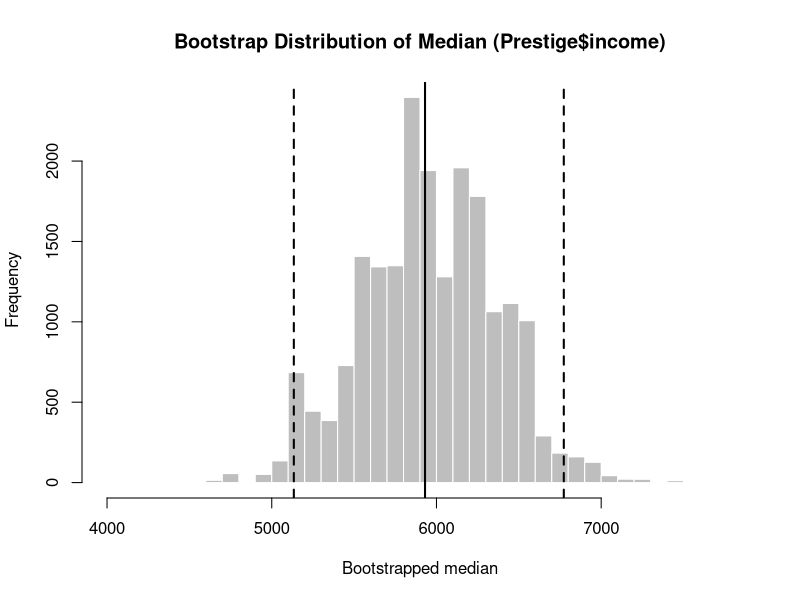
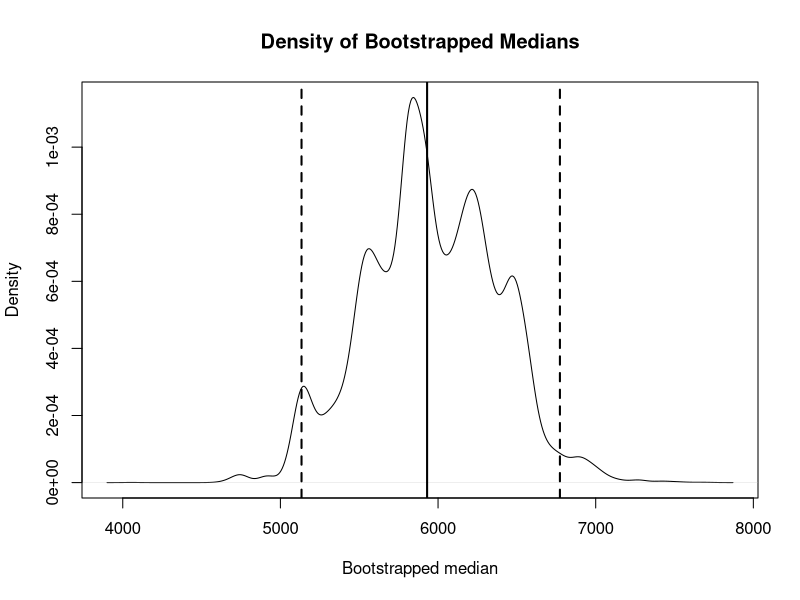

R code for these plots, in order:
set.seed(123)

# Load the dataset
library(car)
data("Prestige")

income <- Prestige$income
income <- income[!is.na(income)]  # safety

# Bootstrapping setup
B <- 20000
n <- length(income)
boot_medians <- numeric(B)

# Bootstrap resampling
for (b in 1:B) {
  sample_b <- sample(income, size = n, replace = TRUE)
  boot_medians[b] <- median(sample_b)
}

# Point estimate (sample median)
median_hat <- median(income)

# 95% bootstrap percentile CI
ci <- quantile(boot_medians, probs = c(0.025, 0.975))

# Print results
cat("Sample median:", median_hat, "\n")
cat("95% Bootstrap CI for median:\n")
print(ci)

# Visualize outcomes
hist(boot_medians,
     breaks = 30,
     main = "Bootstrap Distribution of Median (Prestige$income)",
     xlab = "Bootstrapped median",
     col = "gray",
     border = "white")

abline(v = median_hat, lwd = 2)
abline(v = ci[1], lwd = 2, lty = 2)
abline(v = ci[2], lwd = 2, lty = 2)

# Optional: show density curve too
plot(density(boot_medians),
     main = "Density of Bootstrapped Medians",
     xlab = "Bootstrapped median")
abline(v = median_hat, lwd = 2)
abline(v = ci[1], lwd = 2, lty = 2)
abline(v = ci[2], lwd = 2, lty = 2)
